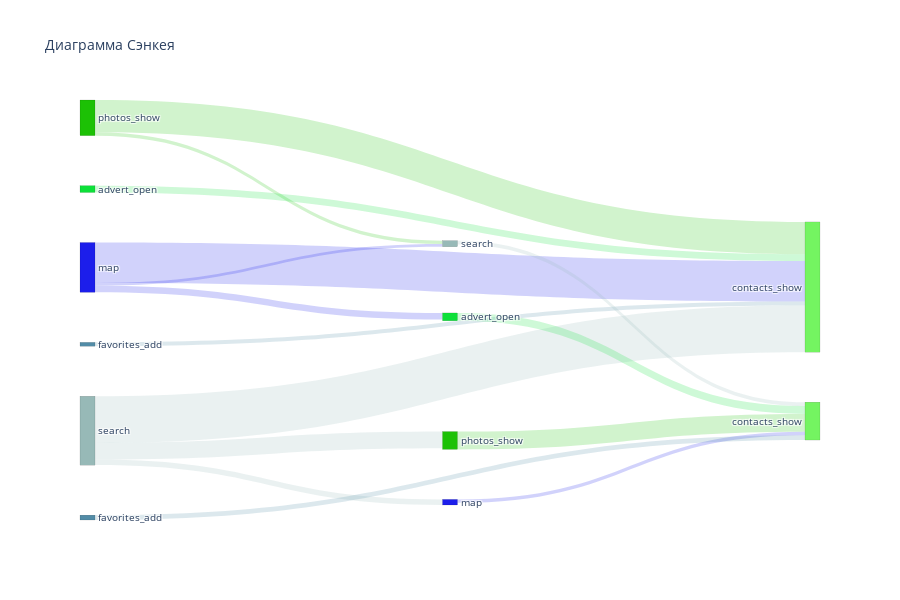

Notebook cell for this chart:
### Markdown cell above
Рисуем диаграмму Сэнкея

### Code cell
def plot_senkey_diagram(data_dict=data_for_plot):    
    
    '''
    Функция для генерации объекта диаграммы Сенкей 
    
    Args:
        data_dict (dict): словарь со списками данных для построения.
        
    Returns:
        plotly.graph_objs._figure.Figure: объект изображения.
    '''
    
    fig = go.Figure(data=[go.Sankey(
        domain = dict(
          x =  [0,1],
          y =  [0,1]
        ),
        orientation = 'h',
        valueformat = '.0f',
        node = dict(
          pad = 50,
          thickness = 15,
          line = dict(color = 'black', width = 0.1),
          label = data_dict['labels'],
          color = data_dict['colors_labels']
        ),
        link = dict(
          source = data_dict['sources'],
          target = data_dict['targets'],
          value = data_dict['values'],
          label = data_dict['link_text'],
          color = data_dict['link_color']
      ))])
    fig.update_layout(title_text='Диаграмма Сэнкея', font_size=10, width=900, height=600)
    
    # возвращаем объект диаграммы
    return fig
  
# сохраняем диаграмму в переменную
senkey_diagram = plot_senkey_diagram()
senkey_diagram.show()

### Figure 1 — Plotly figure (JSON) as saved in the notebook; plotly's stock layout.template omitted (floating-point values rounded to 4 significant figures)
{"data": [{"domain": {"x": [0, 1], "y": [0, 1]}, "link": {"color": ["rgba(151, 185, 183, 0.2)", "rgba(151, 185, 183, 0.2)", "rgba(151, 185, 183, 0.2)", "rgba(28, 30, 235, 0.2)", "rgba(28, 30, 235, 0.2)", "rgba(28, 30, 235, 0.2)", "rgba(28, 193, 5, 0.2)", "rgba(28, 193, 5, 0.2)", "rgba(82, 140, 167, 0.2)", "rgba(13, 224, 57, 0.2)", "rgba(28, 193, 5, 0.2)", "rgba(13, 224, 57, 0.2)", "rgba(151, 185, 183, 0.2)", "rgba(28, 30, 235, 0.2)", "rgba(82, 140, 167, 0.2)"], "label": ["24.1%", "67.7%", "8.2%", "81.4%", "13.2%", "5.4%", "90.4%", "9.6%", "100.0%", "100.0%", "100.0%", "100.0%", "100.0%", "100.0%", "100.0%"], "source": [0, 0, 0, 1, 1, 1, 2, 2, 3, 4, 5, 7, 8, 9, 10], "target": [5, 6, 9, 6, 7, 8, 6, 8, 6, 6, 12, 12, 12, 12, 12], "value": [68, 191, 23, 166, 27, 11, 132, 14, 16, 28, 73, 32, 16, 14, 20]}, "node": {"color": ["rgba(151, 185, 183, 1)", "rgba(28, 30, 235, 1)", "rgba(28, 193, 5, 1)", "rgba(82, 140, 167, 1)", "rgba(13, 224, 57, 1)", "rgba(28, 193, 5, 1)", "rgba(116, 244, 97, 1)", "rgba(13, 224, 57, 1)", "rgba(151, 185, 183, 1)", "rgba(28, 30, 235, 1)", "rgba(82, 140, 167, 1)", "rgba(82, 140, 167, 1)", "rgba(116, 244, 97, 1)", "rgba(13, 224, 57, 1)", "rgba(151, 185, 183, 1)", "rgba(28, 30, 235, 1)", "rgba(28, 193, 5, 1)"], "label": ["search", "map", "photos_show", "favorites_add", "advert_open", "photos_show", "contacts_show", "advert_open", "search", "map", "favorites_add", "favorites_add", "contacts_show", "advert_open", "search", "map", "photos_show"], "line": {"color": "black", "width": 0.1}, "pad": 50, "thickness": 15}, "orientation": "h", "type": "sankey", "valueformat": ".0f"}], "layout": {"font": {"size": 10}, "height": 600, "title": {"text": "Диаграмма Сэнкея"}, "width": 900}}
